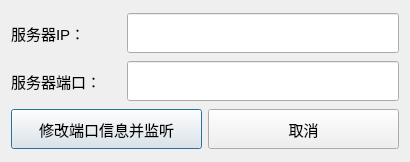
<?xml version="1.0" encoding="UTF-8"?>
<ui version="4.0">
 <class>SetServer</class>
 <widget class="QDialog" name="SetServer">
  <property name="geometry">
   <rect>
    <x>0</x>
    <y>0</y>
    <width>410</width>
    <height>162</height>
   </rect>
  </property>
  <property name="minimumSize">
   <size>
    <width>410</width>
    <height>162</height>
   </size>
  </property>
  <property name="maximumSize">
   <size>
    <width>410</width>
    <height>162</height>
   </size>
  </property>
  <property name="windowTitle">
   <string>SetServer</string>
  </property>
  <layout class="QGridLayout" name="gridLayout">
   <item row="0" column="0">
    <layout class="QHBoxLayout" name="horizontalLayout">
     <item>
      <widget class="QLabel" name="m_labelServerIP">
       <property name="minimumSize">
        <size>
         <width>110</width>
         <height>40</height>
        </size>
       </property>
       <property name="maximumSize">
        <size>
         <width>110</width>
         <height>40</height>
        </size>
       </property>
       <property name="font">
        <font>
         <pointsize>11</pointsize>
        </font>
       </property>
       <property name="text">
        <string>服务器IP：</string>
       </property>
      </widget>
     </item>
     <item>
      <widget class="QLineEdit" name="m_editServerIP">
       <property name="minimumSize">
        <size>
         <width>0</width>
         <height>40</height>
        </size>
       </property>
       <property name="font">
        <font>
         <pointsize>11</pointsize>
        </font>
       </property>
       <property name="text">
        <string/>
       </property>
      </widget>
     </item>
    </layout>
   </item>
   <item row="1" column="0">
    <layout class="QHBoxLayout" name="horizontalLayout_2">
     <item>
      <widget class="QLabel" name="m_labelServerPort">
       <property name="minimumSize">
        <size>
         <width>110</width>
         <height>40</height>
        </size>
       </property>
       <property name="maximumSize">
        <size>
         <width>110</width>
         <height>40</height>
        </size>
       </property>
       <property name="font">
        <font>
         <pointsize>11</pointsize>
        </font>
       </property>
       <property name="text">
        <string>服务器端口：</string>
       </property>
      </widget>
     </item>
     <item>
      <widget class="QLineEdit" name="m_editServerPort">
       <property name="minimumSize">
        <size>
         <width>0</width>
         <height>40</height>
        </size>
       </property>
       <property name="font">
        <font>
         <pointsize>11</pointsize>
        </font>
       </property>
       <property name="text">
        <string/>
       </property>
      </widget>
     </item>
    </layout>
   </item>
   <item row="2" column="0">
    <layout class="QHBoxLayout" name="horizontalLayout_3">
     <item>
      <widget class="QPushButton" name="m_pbtnConfirm">
       <property name="minimumSize">
        <size>
         <width>0</width>
         <height>40</height>
        </size>
       </property>
       <property name="font">
        <font>
         <pointsize>11</pointsize>
        </font>
       </property>
       <property name="text">
        <string>修改端口信息并监听</string>
       </property>
      </widget>
     </item>
     <item>
      <widget class="QPushButton" name="m_pbtnCancel">
       <property name="minimumSize">
        <size>
         <width>0</width>
         <height>40</height>
        </size>
       </property>
       <property name="font">
        <font>
         <pointsize>11</pointsize>
        </font>
       </property>
       <property name="text">
        <string>取消</string>
       </property>
      </widget>
     </item>
    </layout>
   </item>
  </layout>
 </widget>
 <layoutdefault spacing="6" margin="11"/>
 <resources/>
 <connections>
  <connection>
   <sender>m_pbtnCancel</sender>
   <signal>clicked()</signal>
   <receiver>SetServer</receiver>
   <slot>close()</slot>
   <hints>
    <hint type="sourcelabel">
     <x>343</x>
     <y>136</y>
    </hint>
    <hint type="destinationlabel">
     <x>349</x>
     <y>152</y>
    </hint>
   </hints>
  </connection>
  <connection>
   <sender>m_pbtnConfirm</sender>
   <signal>clicked()</signal>
   <receiver>SetServer</receiver>
   <slot>ServerInfo()</slot>
   <hints>
    <hint type="sourcelabel">
     <x>156</x>
     <y>133</y>
    </hint>
    <hint type="destinationlabel">
     <x>170</x>
     <y>155</y>
    </hint>
   </hints>
  </connection>
 </connections>
 <slots>
  <slot>ServerInfo()</slot>
 </slots>
</ui>
